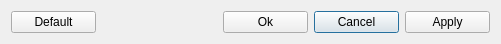
  <widget class="QWidget" name="horizontalLayout">
   <property name="geometry">
    <rect>
     <x>4</x>
     <y>347</y>
     <width>501</width>
     <height>32</height>
    </rect>
   </property>
   <layout class="QHBoxLayout" name="Pref_HBoxLayout_defaultokcancelapply">
    <item>
     <widget class="QPushButton" name="Pref_resetButton">
      <property name="minimumSize">
       <size>
        <width>85</width>
        <height>0</height>
       </size>
      </property>
      <property name="accessibleName">
       <string/>
      </property>
      <property name="text">
       <string>Default</string>
      </property>
      <property name="autoDefault">
       <bool>false</bool>
      </property>
     </widget>
    </item>
    <item>
     <spacer name="Pref_Spacer_defaultok">
      <property name="orientation">
       <enum>Qt::Horizontal</enum>
      </property>
      <property name="sizeHint" stdset="0">
       <size>
        <width>40</width>
        <height>20</height>
       </size>
      </property>
     </spacer>
    </item>
    <item>
     <widget class="QPushButton" name="Pref_okButton">
      <property name="enabled">
       <bool>true</bool>
      </property>
      <property name="minimumSize">
       <size>
        <width>85</width>
        <height>0</height>
       </size>
      </property>
      <property name="text">
       <string>Ok</string>
      </property>
      <property name="autoDefault">
       <bool>false</bool>
      </property>
      <property name="default">
       <bool>false</bool>
      </property>
     </widget>
    </item>
    <item>
     <widget class="QPushButton" name="Pref_cancelButton">
      <property name="minimumSize">
       <size>
        <width>85</width>
        <height>0</height>
       </size>
      </property>
      <property name="text">
       <string>Cancel</string>
      </property>
      <property name="autoDefault">
       <bool>false</bool>
      </property>
      <property name="default">
       <bool>true</bool>
      </property>
     </widget>
    </item>
    <item>
     <widget class="QPushButton" name="Pref_applyButton">
      <property name="enabled">
       <bool>true</bool>
      </property>
      <property name="minimumSize">
       <size>
        <width>85</width>
        <height>0</height>
       </size>
      </property>
      <property name="text">
       <string>Apply</string>
      </property>
      <property name="autoDefault">
       <bool>false</bool>
      </property>
      <property name="default">
       <bool>false</bool>
      </property>
     </widget>
    </item>
   </layout>
  </widget>
